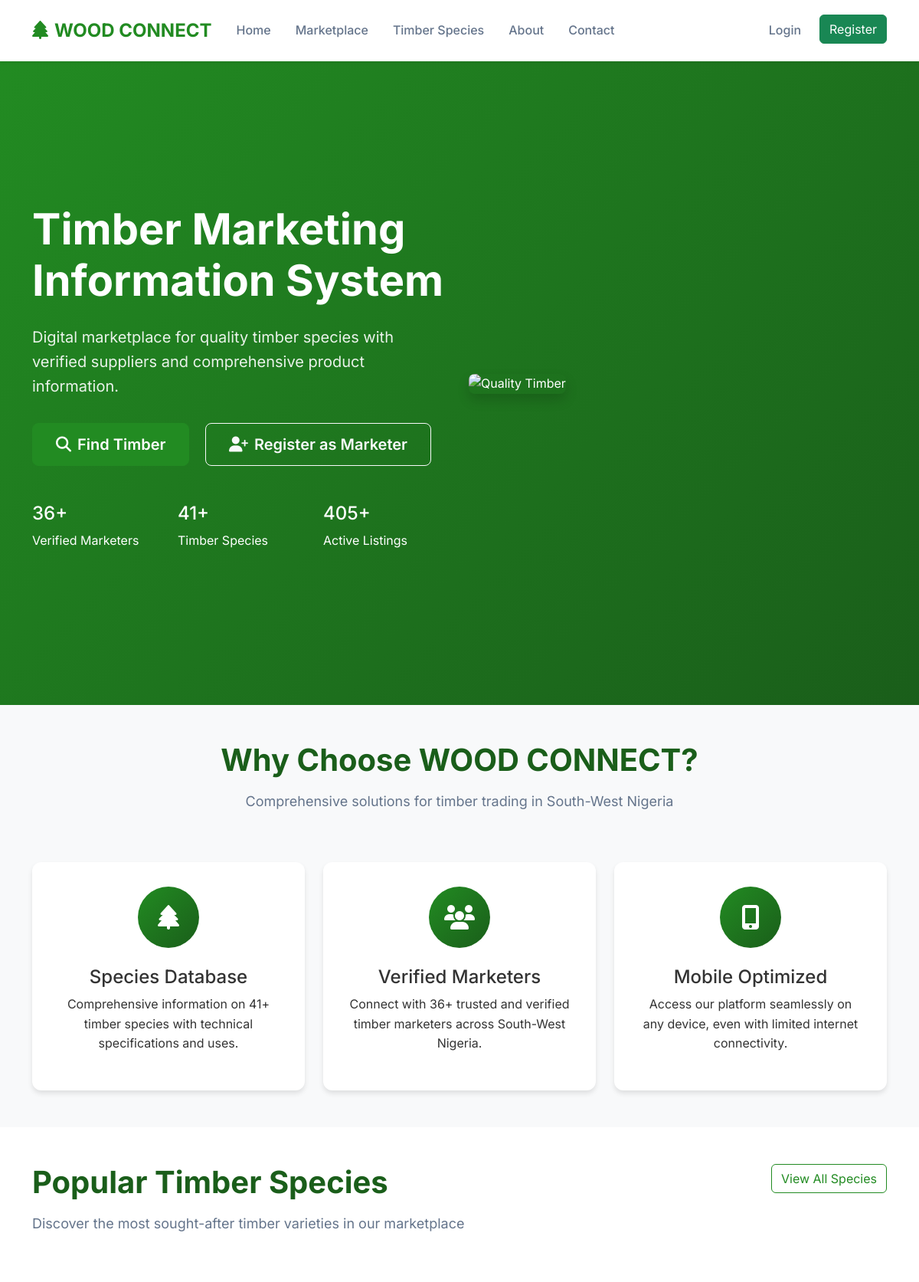
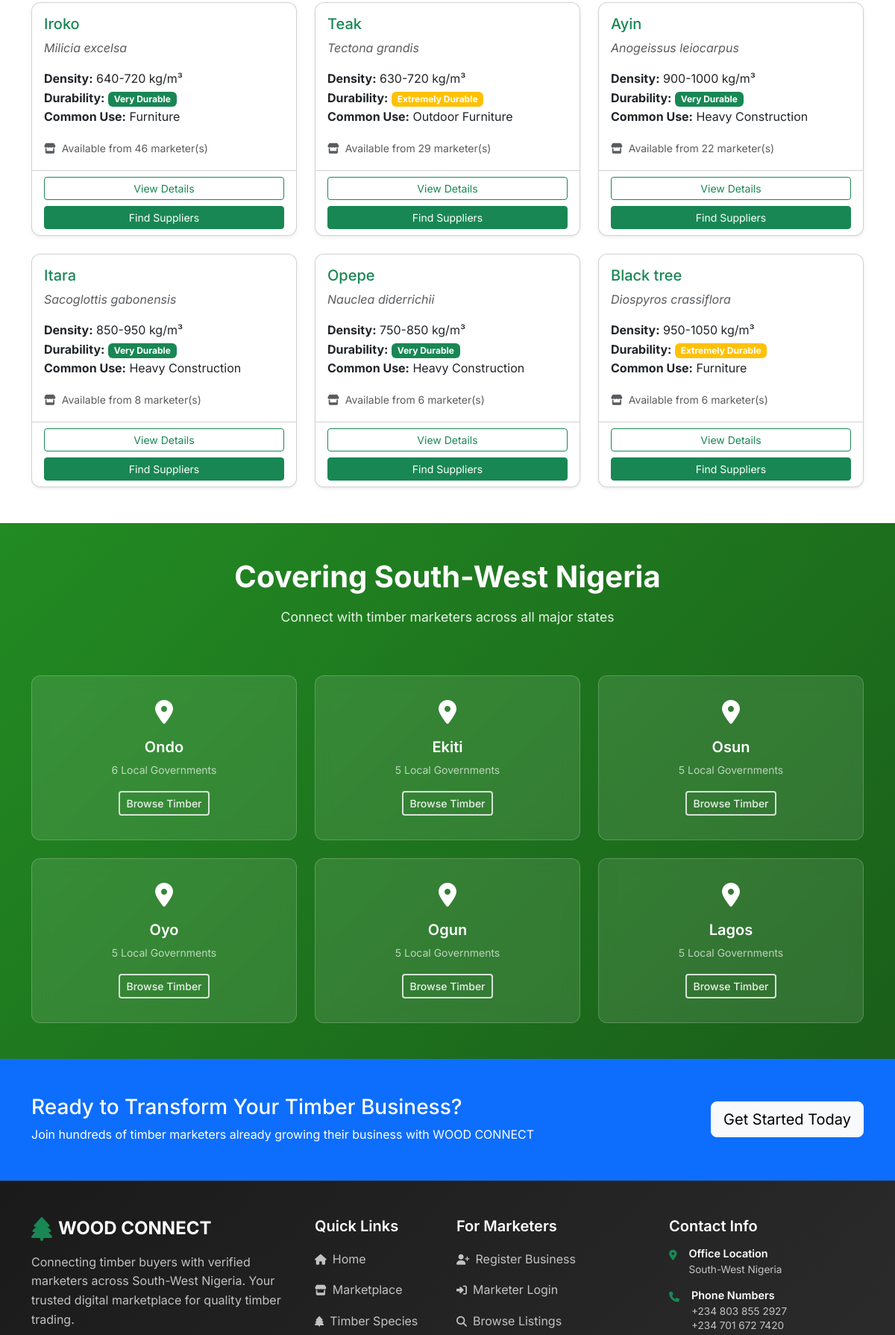
The page / (upper part) on the database its author committed (2 pictures, top to bottom).
### tables this page shows
CREATE TABLE `species` (
  `id` int(11) NOT NULL,
  `scientific_name` varchar(255) NOT NULL,
  `common_names` longtext NOT NULL CHECK (json_valid(`common_names`)),
  `family` varchar(100) DEFAULT NULL,
  `density_range` varchar(100) DEFAULT NULL,
  `durability` varchar(50) DEFAULT NULL,
  `timber_value_rank` int(11) DEFAULT 1,
  `common_uses` longtext DEFAULT NULL CHECK (json_valid(`common_uses`)),
  `description` text DEFAULT NULL,
  `image_path` varchar(500) DEFAULT NULL,
  `created_at` timestamp NOT NULL DEFAULT current_timestamp(),
  `updated_at` timestamp NOT NULL DEFAULT current_timestamp() ON UPDATE current_timestamp()
);

### includes/functions.php (called while the page is built, shortened)
<?php
function url($path = '')
{
    return BASE_URL . '/' . ltrim($path, '/');
}

### includes/config.php (called while the page is built, shortened)
<?php
$nigerian_states = [
    'Ondo' => ['Akure South', 'Akure North', 'Ondo West', 'Ondo East', 'Owo', 'Okitipupa'],
    'Ekiti' => ['Ado Ekiti', 'Ikere', 'Ise/Orun', 'Emure', 'Ijero'],
    'Osun' => ['Osogbo', 'Ilesa', 'Ife Central', 'Ife East', 'Iwo'],
    'Oyo' => ['Ibadan North', 'Ibadan South', 'Ibadan South West', 'Ogbomoso North', 'Oyo East'],
    'Ogun' => ['Abeokuta South', 'Abeokuta North', 'Sagamu', 'Ijebu Ode', 'Ilaro'],
    'Lagos' => ['Lagos Island', 'Lagos Mainland', 'Ikeja', 'Surulere', 'Alimosho']
];
require_once 'functions.php';

### index.php (the view, shortened to what this page needs)
<?php
require_once 'includes/config.php';
try {
    $featured_species_stmt = $pdo->query("
        SELECT s.*, COUNT(i.id) as marketer_count
        FROM species s
        LEFT JOIN inventory i ON s.id = i.species_id AND i.is_available = TRUE
        GROUP BY s.id
        ORDER BY s.timber_value_rank ASC, marketer_count DESC
        LIMIT 6
    ");
    $featured_species = $featured_species_stmt->fetchAll(PDO::FETCH_ASSOC);
} catch (PDOException $e) {
    $featured_species = [];
    error_log("Featured species query error: " . $e->getMessage());
}
try {
    $total_marketers = $pdo->query("SELECT COUNT(*) FROM marketers WHERE verification_status = 'verified'")->fetchColumn();
    $total_species = $pdo->query("SELECT COUNT(*) FROM species")->fetchColumn();
    $total_listings = $pdo->query("SELECT COUNT(*) FROM inventory WHERE is_available = TRUE")->fetchColumn();
} catch (PDOException $e) {
    $total_marketers = 21;
    $total_species = 37;
    $total_listings = 150;
}
?>
    <?php include 'includes/header.php'; ?>
    <section class="hero-section">
        <div class="container">
            <div class="row align-items-center min-vh-80">
                <div class="col-lg-6">
                    <h1 class="hero-title">Timber Marketing Information System</h1>
                    <p class="hero-subtitle">Digital marketplace for quality timber species with verified suppliers and comprehensive product information.</p>
                    <div class="hero-buttons">
                        <a href="<?php echo url('marketplace/'); ?>" class="btn btn-primary btn-lg me-3">
                            <i class="fas fa-search me-2"></i>Find Timber
                        </a>
                        <a href="<?php echo url('register.php?type=marketer'); ?>" class="btn btn-outline-light btn-lg">
                            <i class="fas fa-user-plus me-2"></i>Register as Marketer
                        </a>
                    </div>
                    <div class="hero-stats mt-5">
                        <div class="row">
                            <div class="col-sm-4">
                                <h4><?php echo $total_marketers; ?>+</h4>
                                <p>Verified Marketers</p>
                            </div>
                            <div class="col-sm-4">
                                <h4><?php echo $total_species; ?>+</h4>
                                <p>Timber Species</p>
                            </div>
                            <div class="col-sm-4">
                                <h4><?php echo $total_listings; ?>+</h4>
                                <p>Active Listings</p>
                            </div>
                        </div>
                    </div>
                </div>
                <div class="col-lg-6">
                    <div class="hero-image">
                        <img src="/timber-connect/assets/images/hero-timber.jpg" alt="Quality Timber" class="img-fluid rounded-3 shadow">
                    </div>
                </div>
            </div>
        </div>
    </section>
    <section class="features-section py-5 bg-light">
        <div class="container">
            <div class="row text-center mb-5">
                <div class="col-lg-8 mx-auto">
                    <h2 class="section-title">Why Choose WOOD CONNECT?</h2>
                    <p class="section-subtitle">Comprehensive solutions for timber trading in South-West Nigeria</p>
                </div>
            </div>
            <div class="row g-4">
                <div class="col-md-4">
                    <div class="feature-card">
                        <div class="feature-icon">
                            <i class="fas fa-tree"></i>
                        </div>
                        <h4>Species Database</h4>
                        <p>Comprehensive information on <?php echo $total_species; ?>+ timber species with technical specifications and uses.</p>
                    </div>
                </div>
                <div class="col-md-4">
                    <div class="feature-card">
                        <div class="feature-icon">
                            <i class="fas fa-users"></i>
                        </div>
                        <h4>Verified Marketers</h4>
                        <p>Connect with <?php echo $total_marketers; ?>+ trusted and verified timber marketers across South-West Nigeria.</p>
                    </div>
                </div>
                <div class="col-md-4">
                    <div class="feature-card">
                        <div class="feature-icon">
                            <i class="fas fa-mobile-alt"></i>
                        </div>
                        <h4>Mobile Optimized</h4>
                        <p>Access our platform seamlessly on any device, even with limited internet connectivity.</p>
                    </div>
                </div>
            </div>
        </div>
    </section>
    <section class="species-preview py-5">
        <div class="container">
            <div class="row mb-5">
                <div class="col-lg-8">
                    <h2 class="section-title">Popular Timber Species</h2>
                    <p class="section-subtitle">Discover the most sought-after timber varieties in our marketplace</p>
                </div>
                <div class="col-lg-4 text-end">
                    <a href="<?php echo url('species/directory.php'); ?>" class="btn btn-outline-primary">View All Species</a>
                </div>
            </div>
            <?php if (!empty($featured_species)): ?>
                <div class="row g-4">
                    <?php foreach ($featured_species as $species):
                        $common_names = json_decode($species['common_names'], true);
                        $primary_name = $common_names[0] ?? $species['scientific_name'];
                        $common_uses = json_decode($species['common_uses'], true);
                        $primary_use = $common_uses[0] ?? 'Various uses';
                    ?>
                        <div class="col-md-4">
                            <div class="card h-100 species-card shadow-sm">
                                <div class="card-body">
                                    <h5 class="card-title text-success"><?php echo $primary_name; ?></h5>
                                    <p class="card-text text-muted scientific-name">
                                        <em><?php echo $species['scientific_name']; ?></em>
                                    </p>
                                    <div class="species-specs mb-3">
                                        <div class="spec-item">
                                            <strong>Density:</strong> <?php echo $species['density_range'] ?: 'N/A'; ?>
                                        </div>
                                        <div class="spec-item">
                                            <strong>Durability:</strong>
                                            <span class="badge bg-<?php
                                                                    echo $species['durability'] === 'Very Durable' ? 'success' : ($species['durability'] === 'Durable' ? 'primary' : 'warning');
                                                                    ?>">
                                                <?php echo $species['durability'] ?: 'N/A'; ?>
                                            </span>
                                        </div>
                                        <div class="spec-item">
                                            <strong>Common Use:</strong> <?php echo $primary_use; ?>
                                        </div>
                                    </div>
                                    <div class="availability-info mt-auto">
                                        <small class="text-muted">
                                            <i class="fas fa-store me-1"></i>
                                            Available from <?php echo $species['marketer_count']; ?> marketer(s)
                                        </small>
                                    </div>
                                </div>
                                <div class="card-footer bg-transparent">
                                    <div class="d-grid gap-2">
                                        <a href="<?php echo url('/species/profile.php?id=' . $species['id'] ); ?>" class="btn btn-outline-success btn-sm">
                                            View Details
                                        </a>
                                        <a href="<?php echo url('/marketplace/search.php?species=' . urlencode($primary_name)); ?>" class="btn btn-success btn-sm">
                                            Find Suppliers
                                        </a>
                                    </div>
                                </div>
                            </div>
                        </div>
                    <?php endforeach; ?>
                </div>
            <?php endif; ?>
        </div>
    </section>
    <section class="states-section py-5 bg-success text-white">
        <div class="container">
            <div class="row text-center mb-5">
                <div class="col-lg-8 mx-auto">
                    <h2 class="section-title">Covering South-West Nigeria</h2>
                    <p class="section-subtitle">Connect with timber marketers across all major states</p>
                </div>
            </div>
            <div class="row g-4">
                <?php foreach ($nigerian_states as $state => $lgas): ?>
                    <div class="col-md-4 col-sm-6">
                        <div class="state-card text-center">
                            <div class="state-icon mb-3">
                                <i class="fas fa-map-marker-alt fa-2x"></i>
                            </div>
                            <h5><?php echo $state; ?></h5>
                            <p class="small opacity-75">
                                <?php echo count($lgas); ?> Local Governments
                            </p>
                            <a href="<?php echo url('/marketplace/search.php?state=' . urlencode($state)); ?>" class="btn btn-outline-light btn-sm">
                                Browse Timber
                            </a>
                        </div>
                    </div>
                <?php endforeach; ?>
            </div>
        </div>
    </section>
    <section class="cta-section py-5 bg-primary text-white">
        <div class="container">
            <div class="row align-items-center">
                <div class="col-lg-8">
                    <h3>Ready to Transform Your Timber Business?</h3>
                    <p class="mb-0">Join hundreds of timber marketers already growing their business with WOOD CONNECT</p>
                </div>
                <div class="col-lg-4 text-end">
                    <a href="<?php echo url('register.php?type=marketer'); ?>" class="btn btn-light btn-lg">Get Started Today</a>
                </div>
            </div>
        </div>
    </section>
    <?php include 'includes/footer.php'; ?>
</body>
</html>

### assets/css/style.css (style rules this page uses)
:root { --primary-green: #228B22; --earth-brown: #8B4513; --warm-amber: #D2691E; --slate-gray: #64748b; --off-white: #f8fafc; --forest-dark: #1a5e1a; }
* { margin: 0; padding: 0; box-sizing: border-box; }
body { font-family: 'Inter', sans-serif; line-height: 1.6; color: #333; background-color: #fff; }
.hero-section { background: linear-gradient(135deg, var(--primary-green) 0%, var(--forest-dark) 100%); color: white; padding: 100px 0; }
.species-image img, .hero-image img, .marketer-avatar img { max-width: 100%; height: auto; }
.min-vh-80 { min-height: 80vh; }
.hero-title { font-size: 3.5rem; font-weight: 700; margin-bottom: 1.5rem; line-height: 1.2; }
.hero-subtitle { font-size: 1.25rem; margin-bottom: 2rem; opacity: 0.9; }
.hero-buttons .btn { padding: 12px 30px; font-weight: 600; border-radius: 8px; }
.feature-card { background: white; padding: 2rem; border-radius: 12px; text-align: center; box-shadow: 0 4px 6px rgba(0, 0, 0, 0.1); transition: transform 0.3s ease; height: 100%; }
.feature-icon { width: 80px; height: 80px; background: linear-gradient(135deg, var(--primary-green), var(--forest-dark)); border-radius: 50%; display: flex; align-items: center; justify-content: center; margin: 0 auto 1.5rem; color: white; font-size: 2rem; }
.species-card { background: white; border-radius: 12px; overflow: hidden; box-shadow: 0 4px 6px rgba(0, 0, 0, 0.1); transition: transform 0.3s ease; height: 100%; }
.scientific-name { color: var(--slate-gray); font-style: italic; margin-bottom: 1rem; }
.species-specs { margin-bottom: 1rem; }
.section-title { font-size: 2.5rem; font-weight: 700; color: var(--forest-dark); margin-bottom: 1rem; }
.section-subtitle { font-size: 1.125rem; color: var(--slate-gray); }
.btn-primary { background: var(--primary-green); border-color: var(--primary-green); color: white; }
.btn-outline-primary { border-color: var(--primary-green); color: var(--primary-green); }
html, body { height: 100%; }
body { display: flex; flex-direction: column; min-height: 100vh; }
.states-section { background: linear-gradient(135deg, #228B22 0%, #1a5e1a 100%) !important; }
.states-section .section-title { color: #ffffff; font-weight: 700; margin-bottom: 1rem; }
.states-section .section-subtitle { color: rgba(255, 255, 255, 0.9); font-size: 1.1rem; }
.state-card { padding: 2rem 1rem; border-radius: 12px; transition: transform 0.3s ease, background-color 0.3s ease; background: rgba(255, 255, 255, 0.1); backdrop-filter: blur(10px); border: 1px solid rgba(255, 255, 255, 0.2); }
.state-icon { color: #ffffff; }
.state-card h5 { color: #ffffff; font-weight: 600; margin-bottom: 0.5rem; }
.state-card p { color: rgba(255, 255, 255, 0.9); margin-bottom: 1rem; }
.state-card .btn-outline-light { border: 2px solid rgba(255, 255, 255, 0.8); color: rgba(255, 255, 255, 0.9); font-weight: 500; transition: all 0.3s ease; }
.states-section * { color: inherit; }

### rows shown on the page
species: common_names "Iroko", scientific_name "Milicia excelsa", density_range "640-720 kg/m³", durability "Very Durable", common_uses "Furniture", marketer_count "46"
species: common_names "Teak", scientific_name "Tectona grandis", density_range "630-720 kg/m³", durability "Extremely Durable", common_uses "Outdoor Furniture", marketer_count "29"
species: common_names "Ayin", scientific_name "Anogeissus leiocarpus", density_range "900-1000 kg/m³", durability "Very Durable", common_uses "Heavy Construction", marketer_count "22"
species: common_names "Itara", scientific_name "Sacoglottis gabonensis", density_range "850-950 kg/m³", durability "Very Durable", common_uses "Heavy Construction", marketer_count "8"
species: common_names "Opepe", scientific_name "Nauclea diderrichii", density_range "750-850 kg/m³", durability "Very Durable", common_uses "Heavy Construction", marketer_count "6"
species: common_names "Black tree", scientific_name "Diospyros crassiflora", density_range "950-1050 kg/m³", durability "Extremely Durable", common_uses "Furniture", marketer_count "6"

### other values the page prints
$total_marketers "36"
$total_species "41"
$total_listings "405"
$state "Ondo"
count($lgas) "6"
$state "Ekiti"
count($lgas) "5"
$state "Osun"
$state "Oyo"
$state "Ogun"
$state "Lagos"
